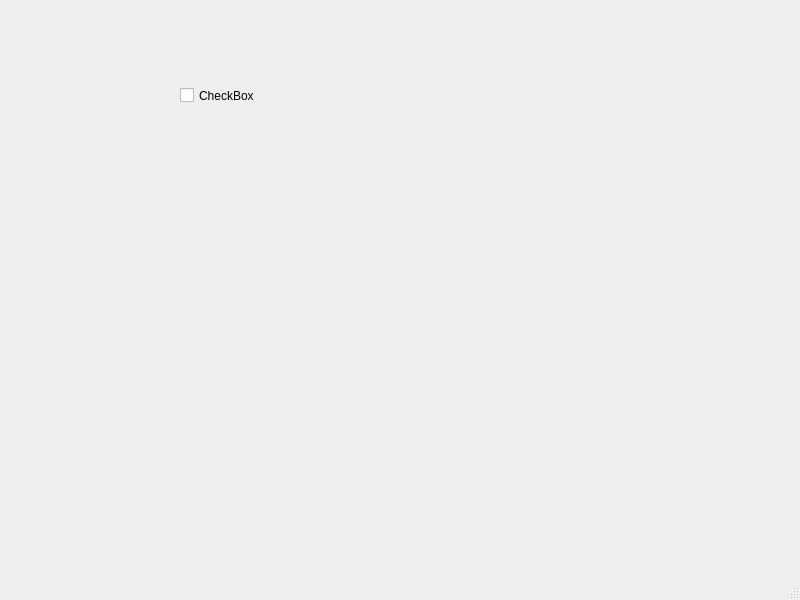
<?xml version="1.0" encoding="UTF-8"?>
<ui version="4.0">
 <class>MainWindow</class>
 <widget class="QMainWindow" name="MainWindow">
  <property name="geometry">
   <rect>
    <x>0</x>
    <y>0</y>
    <width>800</width>
    <height>600</height>
   </rect>
  </property>
  <property name="windowTitle">
   <string>MainWindow</string>
  </property>
  <widget class="QWidget" name="centralwidget">
   <widget class="QCheckBox" name="chkSwitch">
    <property name="geometry">
     <rect>
      <x>180</x>
      <y>60</y>
      <width>131</width>
      <height>71</height>
     </rect>
    </property>
    <property name="text">
     <string>CheckBox</string>
    </property>
   </widget>
  </widget>
  <widget class="QMenuBar" name="menubar">
   <property name="geometry">
    <rect>
     <x>0</x>
     <y>0</y>
     <width>800</width>
     <height>33</height>
    </rect>
   </property>
  </widget>
  <widget class="QStatusBar" name="statusbar"/>
 </widget>
 <resources/>
 <connections/>
</ui>
